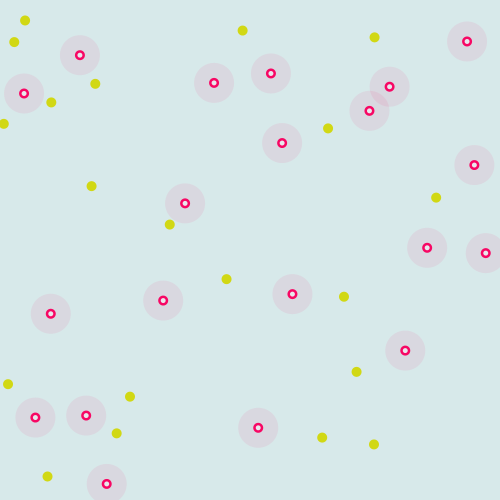
Frame 1 (no input)
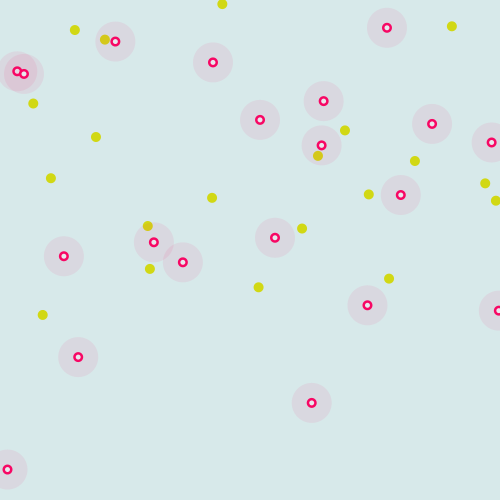
Frame 60 (the mouse pressed at the canvas centre just before this capture)
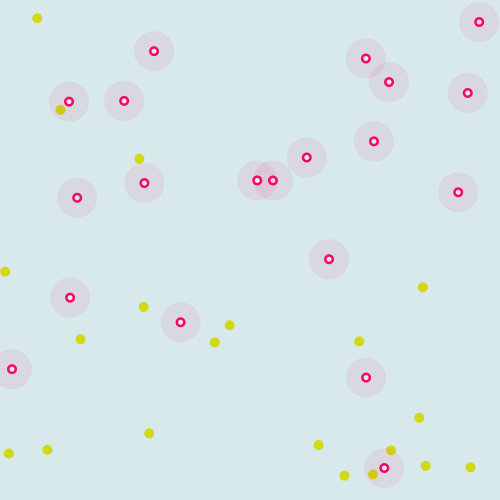
Frame 120 (the mouse held since frame 60 and released just before this capture)

The Processing sketch that drew these frames (run headless with seeded random() and noise(); from frame 60 on, the mouse is pressed at the canvas centre):

// Processing sketch: processing_117983
// ── processing_117983.pde

int NUM_THINGS = 20;
Thing[] things = new Thing[NUM_THINGS];
int NUM_BIGGERTHINGS=20;
BiggerThing[] biggerthings = new BiggerThing[NUM_BIGGERTHINGS];


void setup()
{
  size (500, 500);
  smooth ();


  for (int i = 0; i < NUM_THINGS; i++)
  {
    things[i] = new Thing();   // populating the array

    things[i].x = random(0, width);
    things[i].y = random(0, height);
    things[i].direction = random(0, 360);
  }
   for (int i = 0; i < NUM_BIGGERTHINGS; i++)
  {
    biggerthings[i] = new BiggerThing();

   biggerthings[i].x = random(0, width);
   biggerthings[i].y = random(0, height);
   biggerthings[i].direction = random(0, 360);
  }

}

void draw()
{
  background(215, 233, 234);
  for (int i = 0; i < NUM_THINGS; i++)
  {
    things[i].update();
  }

  for (int i = 0; i < NUM_BIGGERTHINGS; i++)
  {
    biggerthings[i].update();
  }


}

class Thing
{

  float myDiameter = 10;
  float x;
  float y;
  color col = #D1D814;
  float speed = 5;
  float direction = 0;

  //Constructor function - same name as the class
  Thing()
  {

  }

  void update()
  {
    /*
    convert direction into radians
     break it down to the sinus and cosinus
     which are the vertical and horizontal component
     of the angle then multiply for speed
     (because in trigonometry you always work with a radius of 1)
     */
    float dX = cos(radians(direction))*speed;
    float dY = sin(radians(direction))*speed;


    x = x + dX;
    y = y + dY;

    //direction++;

    //managing borders
    if (x > width)
    {
      x = 0;
    }

    if (x < 0)
    {
      x = width;
    }

    if (y > height)
    {
      y = 0;
    }

    if (y < 0)
    {
      y = height;
    }

    //draw the thing
    fill(col);
    noStroke();
    ellipse(x, y, myDiameter, myDiameter);

    /*
    //example of interaction among things//
    //every object scans the other objects using the global array
    for (int i = 0; i < NUM_THINGS; i++)
    {
      //temporary variable to store the other
      Thing other = things[i];

      //it's not a good idea to make theinteract with itself
      //this points to the specific instance
      if (this != other)
      {
        //after I determine it's another thing I check the distance
        if (dist(x, y, other.x, other.y)<100)
        {
          //and do something
          stroke(255);
          line(x, y, other.x, other.y);
        }
      }
    }
    */
    ////////////
  }
}

  class BiggerThing
{
  //parameters of my thing
  float myDiameter = 40;
  float x;
  float y;
  color col = #92B0C9;
  float speed = 1;
  float direction = 0;

  //Constructor function - same name as the class
  BiggerThing()
  {

  }

  //method(s) for my thing
  void update()
  {

    float dX = cos(radians(direction))*speed;
    float dY = sin(radians(direction))*speed;


    x = x + dX;
    y = y + dY;

    //direction++;

    //managing borders
    if (x > width)
    {
      x = 0;
    }

    if (x < 0)
    {
      x = width;
    }

    if (y > height)
    {
      y = 0;
    }

    if (y < 0)
    {
      y = height;
    }

    //draw the thing

    fill(247, 7, 100);
    noStroke();
    ellipse(x, y, 10, 10);
    fill (232, 250, 249);
    ellipse(x, y, 5, 5);
    fill(247, 7, 100, 20);
    ellipse(x, y, myDiameter, myDiameter);
    fill(247, 7, 100);



        }
      }
